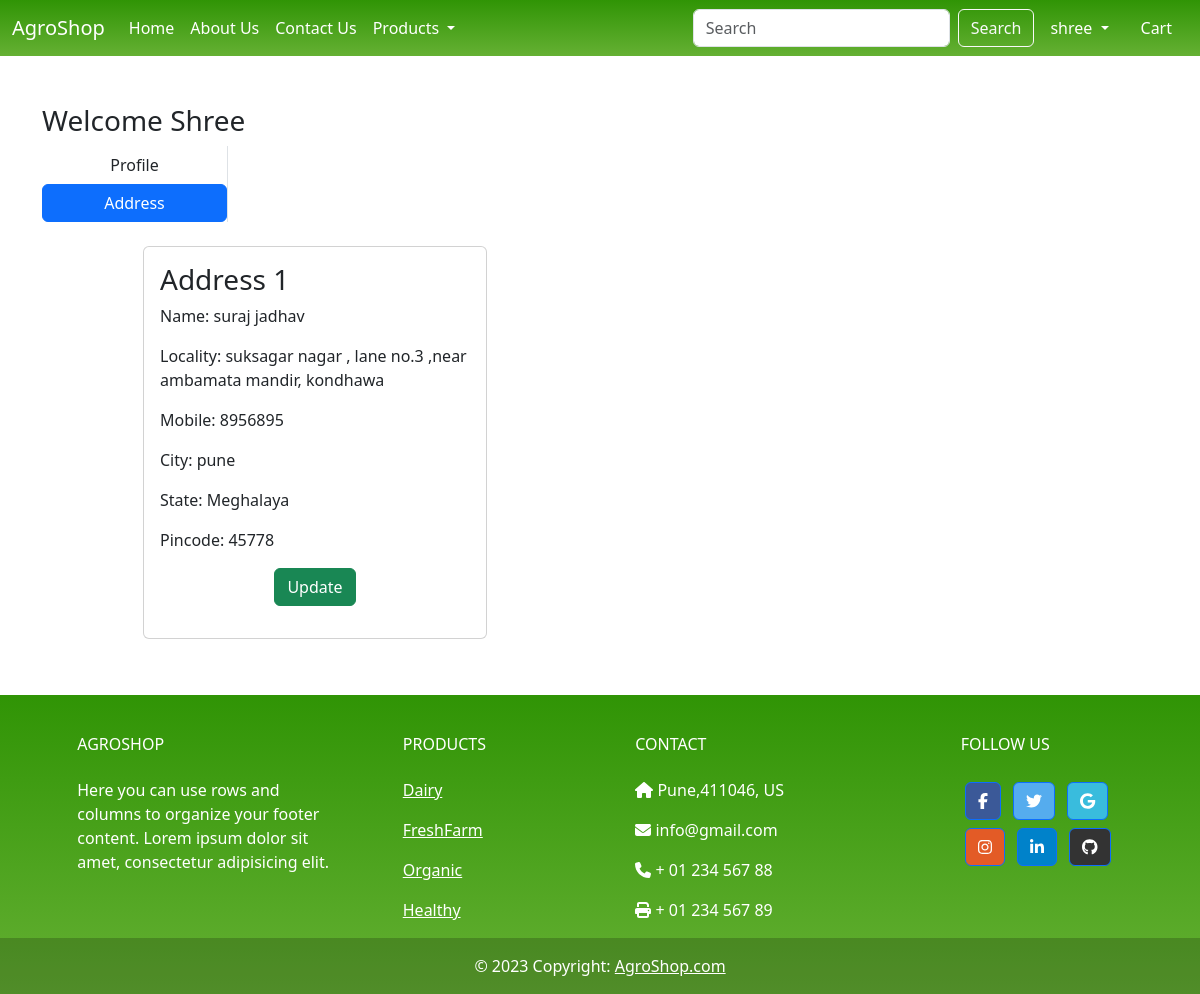
The page /address/ (signed in) on the database its author committed.
### app/models.py (models this page shows, shortened)
class Customer(models.Model):
    user = models.ForeignKey(User,on_delete=models.CASCADE)
    name = models.CharField(max_length=200)
    locality = models.CharField(max_length=200)
    city = models.CharField(max_length=50)
    mobile = models.IntegerField(default=0)
    zipcode = models.IntegerField()
    state  = models.CharField(choices=STATE_CHOICES, max_length=100)

### app/views.py (the view)
# urls.py: path('address/',views.address,name='address'),
@login_required
def address(request):
    add =Customer.objects.filter(user=request.user)
    return render(request,'app/address.html',locals())

### app/templates/app/address.html (shortened to what this page needs)
{% extends 'app/base.html' %}
{% load static %}
{% block main-content %}
<div class="container my-5">
    <div class="row">
        {% if add %}
        <h3>Welcome <span class="text-capitalize">{{request.user}}</span></h3>
    </div>
    <div class="col-sm-2 border-end">
        <ul class="list-unstyled">
         <li class="d-grid"><a href="{% url 'profile' %}" class="btn ">Profile</a></li>
          <li class="d-grid"><a href="{% url 'address' %}" class= "btn btn-primary" >Address</a></li>
        </ul>
    </div>
    <div class="col-sm-8 offset-sm-1">
        <div class="row">
            {% for ad in add %}
            <div class="col-sm-6">
                <div class="card m-2">
                    <div class="card-body">
                        <h3>Address {{forloop.counter}}</h3>
                        <p>Name: {{ad.name}}</p>
                        <p>Locality: {{ad.locality}}</p>
                        <p>Mobile: {{ad.mobile}}</p>
                        <p>City: {{ad.city}}</p>
                        <p>State: {{ad.state}}</p>
                        <p>Pincode: {{ad.zipcode}}</p>
                        <p class="text-center"><a href="{% url 'updateAddress' pk=ad.id %}" type="button" class="btn btn-success">Update</a></p>
                    </div>
                </div>
            </div>
            {% endfor %}
        </div>
        {% else %}
        <h1 class="text-center mb-5" >No Address available</h1>
        <img src="{% static 'app/images/product/emptyaddr.png' %}"  alt="">
        {% endif %}
    </div>
</div>
{% endblock main-content %}

### app/templates/app/base.html (shortened to what this page needs)
<!DOCTYPE html>
{% load static %}
<html lang="en">
<head>
    <link href="https://cdn.jsdelivr.net/npm/bootstrap@5.3.0-alpha1/dist/css/bootstrap.min.css" rel="stylesheet">
    <link rel="stylesheet" href="{% static 'app/css/owl.carousel.min.css' %}">
    <link rel="stylesheet" href="{% static 'app/css/all.min.css' %}">
    <link rel="stylesheet" href="{% static 'app/css/style.css' %}">
</head>
<body>
    <nav class="navbar navbar-expand-lg navbar-dark bkgn">
        <div class="container-fluid">
          <a class="navbar-brand" href="#">AgroShop</a>
          <div class="collapse navbar-collapse" id="navbarSupportedContent">
            <ul class="navbar-nav me-auto mb-2 mb-lg-0">
              {% if request.user.is_authenticated %}
              <li class="nav-item">
                <a class="nav-link active" aria-current="page" href="/">Home</a>
              </li>
              <li class="nav-item">
                <a class="nav-link text-white" href="{% url 'about' %}">About Us</a>
              </li>
              <li class="nav-item">
                <a class="nav-link text-white" href="{% url 'contact' %}">Contact Us</a>
              </li>
              <li class="nav-item dropdown">
                <a class="nav-link text-white dropdown-toggle" href="#" id="navbarDropdown" role="button" data-bs-toggle="dropdown" aria-expanded="false">
                 Products
                </a>
              </li>
            </ul>
            <form class="d-flex" action="/search">
              <input class="form-control me-2" type="search" placeholder="Search" name="search" aria-label="Search">
              <button class="btn btn-outline-light" type="submit">Search</button>
            </form>
          <ul class="navbar-nav mb-2 mb-lg-0">
            <li class="nav-item dropdown mx-2">
                <a class="nav-link dropdown-toggle text-white" href="#" id="profileDropdown" role="button" data-bs-toggle="dropdown" aria-expanded="false">
                  {{request.user}}
                </a>
            </li>
            <li class="nav-item  mx-2">
              <a class="nav-link text-white" href="{% url 'showcart' %}">Cart</a>
            </li>
          </div>
            {% endif %}
        </div>
      </nav>
{% block main-content %}{% endblock main-content %}
<div >
  <footer
          class="text-center text-lg-start bkgn text-white"
          style="background-color: #929fba"
          >
    <div class="container p-4 pb-0">
      <section class="">
        <div class="row">
          <div class="col-md-3 col-lg-3 col-xl-3 mx-auto mt-3">
            <h6 class="text-uppercase mb-4 font-weight-bold">
              AgroShop
            </h6>
            <p>
              Here you can use rows and columns to organize your footer
              content. Lorem ipsum dolor sit amet, consectetur adipisicing
              elit.
            </p>
          </div>
          <div class="col-md-2 col-lg-2 col-xl-2 mx-auto mt-3">
            <h6 class="text-uppercase mb-4 font-weight-bold">Products</h6>
            <p>
              <a class="text-white">Dairy</a>
            </p>
            <p>
              <a class="text-white">FreshFarm</a>
            </p>
            <p>
              <a class="text-white">Organic</a>
            </p>
            <p>
              <a class="text-white">Healthy</a>
            </p>
          </div>
          <div class="col-md-4 col-lg-3 col-xl-3 mx-auto mt-3">
            <h6 class="text-uppercase mb-4 font-weight-bold">Contact</h6>
            <p><i class="fas fa-home mr-3"></i> Pune,411046, US</p>
            <p><i class="fas fa-envelope mr-3"></i> info@gmail.com</p>
            <p><i class="fas fa-phone mr-3"></i> + 01 234 567 88</p>
            <p><i class="fas fa-print mr-3"></i> + 01 234 567 89</p>
          </div>
          <div class="col-md-3 col-lg-2 col-xl-2 mx-auto mt-3">
            <h6 class="text-uppercase mb-4 font-weight-bold">Follow us</h6>
            <a
               class="btn btn-primary btn-floating m-1"
               style="background-color: #3b5998"
               href="#!"
               role="button"
               ><i class="fab fa-facebook-f"></i
              ></a>
            <a
               class="btn btn-primary btn-floating m-1"
               style="background-color: #55acee"
               href="#!"
               role="button"
               ><i class="fab fa-twitter"></i
              ></a>
            <a
               class="btn btn-primary btn-floating m-1"
               style="background-color: #39bcdd"
               href="#!"
               role="button"
               ><i class="fab fa-google"></i
              ></a>
            <a
               class="btn btn-primary btn-floating m-1"
               style="background-color: #e35b26"
               href="#!"
               role="button"
               ><i class="fab fa-instagram"></i
              ></a>
            <a
               class="btn btn-primary btn-floating m-1"
               style="background-color: #0082ca"
               href="#!"
               role="button"
               ><i class="fab fa-linkedin-in"></i
              ></a>
            <a
               class="btn btn-primary btn-floating m-1"
               style="background-color: #333333"
               href="#!"
               role="button"
               ><i class="fab fa-github"></i
              ></a>
          </div>
        </div>
      </section>
    </div>
    <div
         class="text-center p-3"
         style="background-color: rgba(0, 0, 0, 0.2)"
         >
      © 2023 Copyright:
      <a class="text-white" href="https://mdbootstrap.com/"
         >AgroShop.com</a
        >
    </div>
  </footer>
</div>
</body>
</html>

### app/static/app/css/style.css (style rules this page uses)
.bkgn { background-color:#fff;background-image:linear-gradient(#309405,#65b033); }

### rows shown on the page
Customer: name "suraj jadhav", locality "suksagar nagar , lane no.3 ,near ambamata mandir, kondhawa", mobile "8956895", city "pune", state "Meghalaya", zipcode "45778"

### other values the page prints
{{ request.user }} "shree"
{{ request.user }} "Shree"
